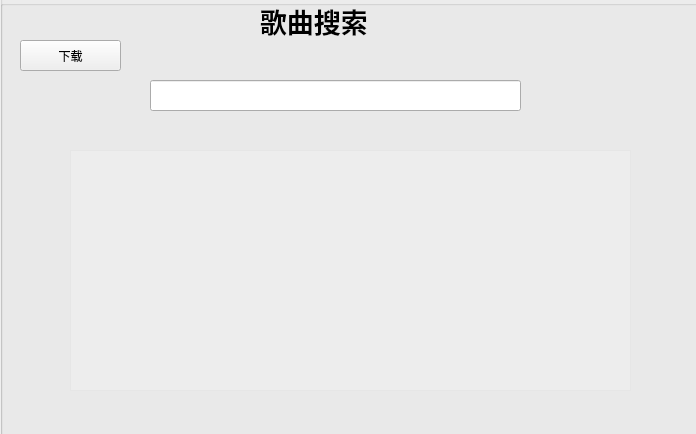
<?xml version="1.0" encoding="UTF-8"?>
<ui version="4.0">
 <class>MusicSearchDialog</class>
 <widget class="QDialog" name="MusicSearchDialog">
  <property name="geometry">
   <rect>
    <x>0</x>
    <y>0</y>
    <width>696</width>
    <height>434</height>
   </rect>
  </property>
  <property name="windowTitle">
   <string>Dialog</string>
  </property>
  <widget class="QGroupBox" name="groupBox">
   <property name="geometry">
    <rect>
     <x>0</x>
     <y>0</y>
     <width>700</width>
     <height>600</height>
    </rect>
   </property>
   <property name="styleSheet">
    <string notr="true">background-image: url(:/image/image/background/searchbackground.webp);</string>
   </property>
   <property name="title">
    <string/>
   </property>
   <widget class="QGroupBox" name="groupBox_2">
    <property name="geometry">
     <rect>
      <x>0</x>
      <y>-30</y>
      <width>700</width>
      <height>700</height>
     </rect>
    </property>
    <property name="minimumSize">
     <size>
      <width>700</width>
      <height>700</height>
     </size>
    </property>
    <property name="maximumSize">
     <size>
      <width>700</width>
      <height>700</height>
     </size>
    </property>
    <property name="styleSheet">
     <string notr="true">background-image: url(:/image/image/background/searchbackground.png);</string>
    </property>
    <property name="title">
     <string/>
    </property>
    <widget class="QLineEdit" name="SearchlineEdit">
     <property name="geometry">
      <rect>
       <x>150</x>
       <y>110</y>
       <width>371</width>
       <height>31</height>
      </rect>
     </property>
    </widget>
    <widget class="QPushButton" name="SearchButton">
     <property name="geometry">
      <rect>
       <x>590</x>
       <y>110</y>
       <width>35</width>
       <height>35</height>
      </rect>
     </property>
     <property name="minimumSize">
      <size>
       <width>35</width>
       <height>35</height>
      </size>
     </property>
     <property name="cursor">
      <cursorShape>PointingHandCursor</cursorShape>
     </property>
     <property name="toolTip">
      <string>关于</string>
     </property>
     <property name="styleSheet">
      <string notr="true"/>
     </property>
     <property name="text">
      <string/>
     </property>
     <property name="icon">
      <iconset resource="imagefile.qrc">
       <normaloff>:/image/image/image/search2.png</normaloff>:/image/image/image/search2.png</iconset>
     </property>
     <property name="iconSize">
      <size>
       <width>30</width>
       <height>30</height>
      </size>
     </property>
     <property name="flat">
      <bool>true</bool>
     </property>
    </widget>
    <widget class="QLabel" name="label">
     <property name="geometry">
      <rect>
       <x>260</x>
       <y>30</y>
       <width>141</width>
       <height>41</height>
      </rect>
     </property>
     <property name="font">
      <font>
       <family>Arial</family>
       <pointsize>20</pointsize>
       <weight>75</weight>
       <bold>true</bold>
      </font>
     </property>
     <property name="text">
      <string>歌曲搜索</string>
     </property>
    </widget>
    <widget class="QListWidget" name="nameListWidget">
     <property name="geometry">
      <rect>
       <x>70</x>
       <y>180</y>
       <width>561</width>
       <height>241</height>
      </rect>
     </property>
     <property name="font">
      <font>
       <weight>75</weight>
       <bold>true</bold>
      </font>
     </property>
     <property name="styleSheet">
      <string notr="true">color: rgb(255, 255, 255);
background-color: rgba(255, 255, 255, 50);
</string>
     </property>
     <property name="horizontalScrollBarPolicy">
      <enum>Qt::ScrollBarAlwaysOff</enum>
     </property>
    </widget>
    <widget class="QPushButton" name="downloadButton">
     <property name="geometry">
      <rect>
       <x>20</x>
       <y>70</y>
       <width>101</width>
       <height>31</height>
      </rect>
     </property>
     <property name="text">
      <string>下载</string>
     </property>
    </widget>
   </widget>
  </widget>
 </widget>
 <resources>
  <include location="imagefile.qrc"/>
 </resources>
 <connections/>
</ui>
